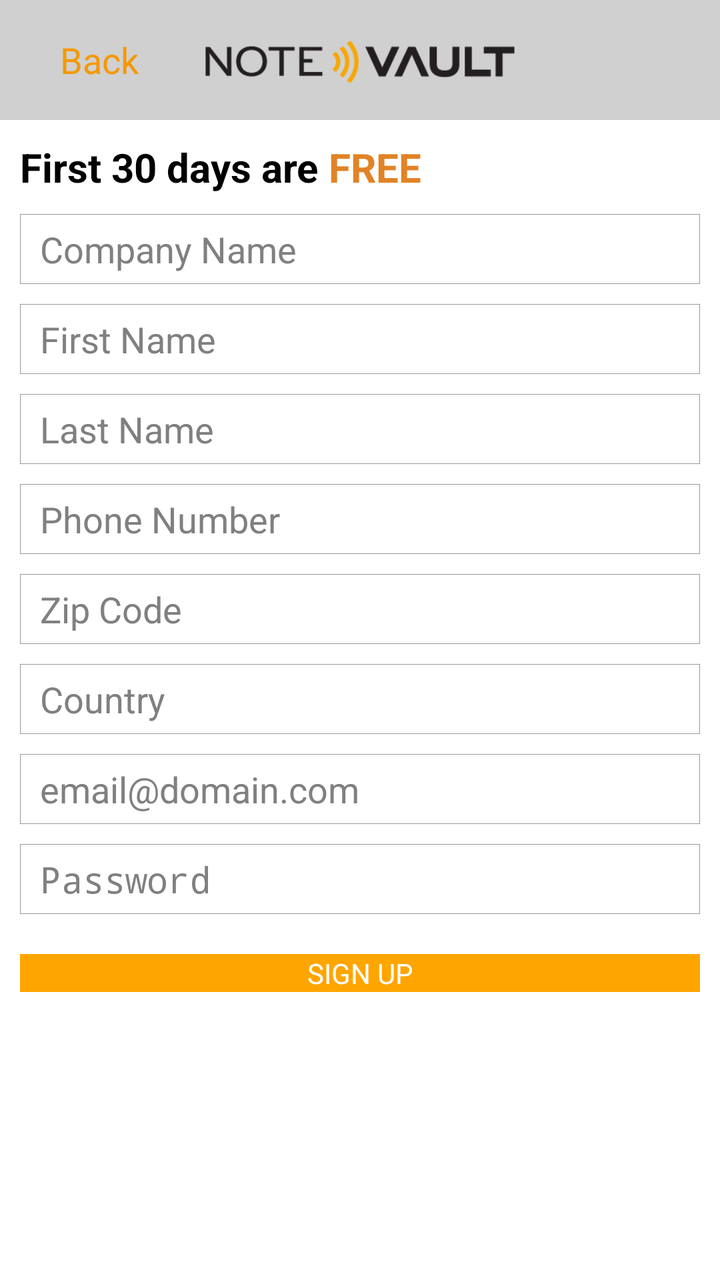
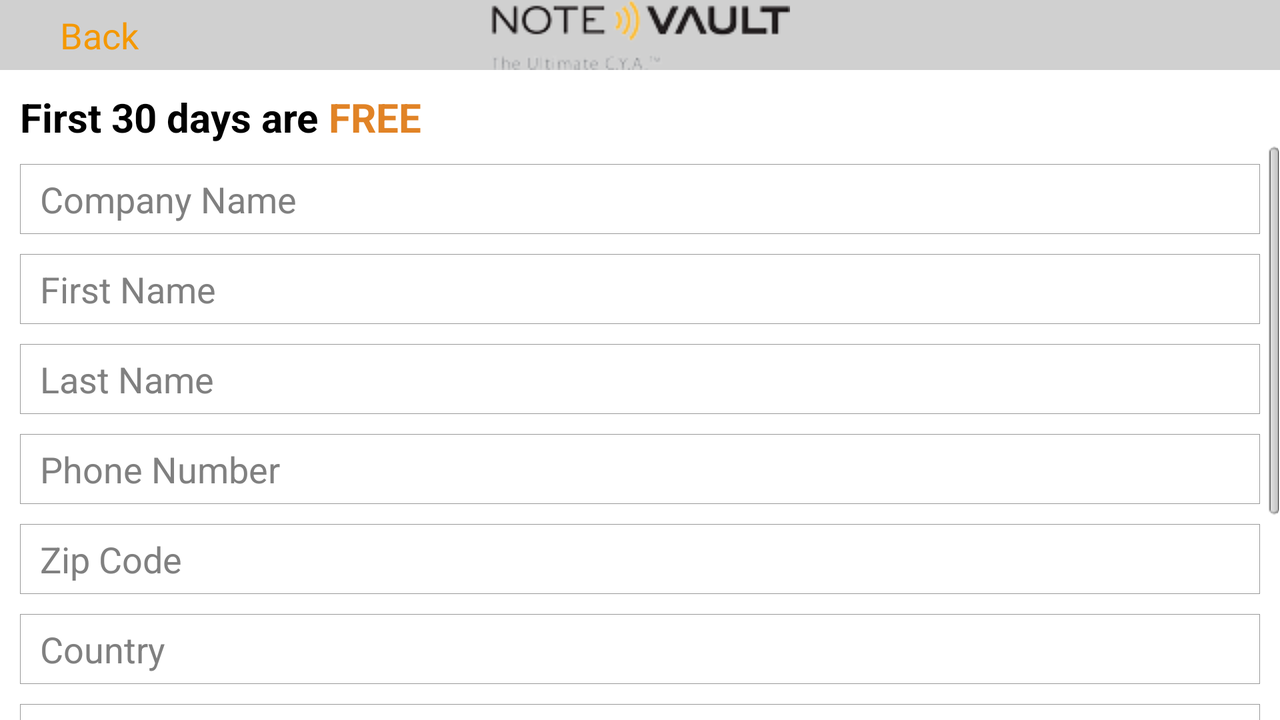

Compare how this app lays out the same screen by default and in its alternative resource folder. The renders come first, then the two layout files and the values they reference.
<!-- AndroidManifest.xml: application theme AppTheme -->
<!-- res/layout/user_registration.xml -->
<?xml version="1.0" encoding="utf-8"?>
<RelativeLayout xmlns:android="http://schemas.android.com/apk/res/android"
    android:layout_width="match_parent"
    android:layout_height="match_parent"
    android:orientation="vertical" >

    <FrameLayout
        android:id="@+id/frameLayout1"
        android:layout_width="fill_parent"
        android:layout_height="wrap_content"
        android:layout_margin="0.0dip"
        android:background="#d0d0d0"
        android:orientation="horizontal"
        android:padding="0.0dip" >

        <ImageView
            android:layout_width="450dp"
            android:layout_height="60dp"
            android:layout_gravity="center"
            android:contentDescription="@null"
            android:gravity="center"
            android:src="@drawable/logob" >
        </ImageView>

       <ImageView
            android:id="@+id/imageView1"
            android:layout_width="wrap_content"
            android:layout_height="wrap_content"
            android:layout_gravity="center|left"
            android:src="@drawable/backimage2"
            android:contentDescription="@null" />
        <TextView
            android:id="@+id/textView1"
            android:layout_width="wrap_content"
            android:layout_height="wrap_content"
            android:layout_gravity="center|left"
            android:paddingLeft="30dp"
            android:text="@string/back_text"
            android:textColor="#f49800" 
            android:textSize="18sp"/>

    </FrameLayout>
    
    <LinearLayout
            android:id="@+id/linearLayout1"
            android:layout_width="fill_parent"
            android:layout_height="wrap_content"
            android:layout_marginLeft="10dp"
            android:layout_marginRight="10dp"
            android:layout_marginTop="10dp"
            android:orientation="horizontal" 
            android:layout_below="@+id/frameLayout1">

            <TextView
                android:id="@+id/textViewa"
                android:layout_width="wrap_content"
                android:layout_height="wrap_content"
                android:text="First 30 days are"
                android:textColor="#000000"
                android:textSize="20sp"
                android:textStyle="bold" />

            <TextView
                android:id="@+id/textView2"
                android:layout_width="wrap_content"
                android:layout_height="wrap_content"
                android:paddingLeft="5dp"
                android:text="FREE"
                android:textColor="#E18326"
                android:textSize="20sp"
                android:textStyle="bold" />
        </LinearLayout>
   <ScrollView
            android:id="@+id/scrollView1"
            android:layout_width="match_parent"
            android:layout_height="wrap_content"
            android:layout_below="@+id/linearLayout1" >      
    
    <LinearLayout
        android:layout_width="match_parent"
        android:layout_height="wrap_content"
        android:layout_below="@+id/scrollView1"
        android:orientation="vertical" 
        android:layout_marginTop="10dp"
        android:layout_marginLeft="10dp"
        android:layout_marginRight="10dp"
        android:layout_marginBottom="10dp">

        <EditText
            android:id="@+id/company_editText1"
            android:layout_width="match_parent"
            android:layout_height="35dp"
            android:background="@drawable/frameborder"
            android:ems="10"
            android:hint="Company Name"
            android:paddingLeft="10dp" 
            android:singleLine="true"
            android:lines="1"
            android:maxLines="1"
            android:scrollHorizontally="true"/>


        <EditText
            android:id="@+id/username_editText2"
            android:layout_width="match_parent"
            android:layout_height="35dp"
            android:layout_marginTop="10dp"
            android:background="@drawable/frameborder"
            android:ems="10"
            android:hint="First Name"
            android:inputType="textPersonName"
            android:paddingLeft="10dp" />

        <EditText
            android:id="@+id/lastname_editText3"
            android:layout_width="match_parent"
            android:layout_height="35dp"
            android:layout_marginTop="10dp"
            android:background="@drawable/frameborder"
            android:ems="10"
            android:hint="Last Name"
            android:inputType="textPersonName"
            android:paddingLeft="10dp" />

        <EditText
            android:id="@+id/phone_editText4"
            android:layout_width="match_parent"
            android:layout_height="35dp"
            android:layout_marginTop="10dp"
            android:background="@drawable/frameborder"
            android:ems="10"
            android:hint="Phone Number"
            android:inputType="phone"
            android:paddingLeft="10dp" />
        <EditText
            android:id="@+id/zip_editText"
            android:layout_width="match_parent"
            android:layout_height="35dp"
            android:layout_marginTop="10dp"
            android:background="@drawable/frameborder"
            android:ems="10"
            android:hint="Zip Code"
            android:inputType="number"
            android:paddingLeft="10dp" />
        <EditText
            android:id="@+id/country_editText"
            android:layout_width="match_parent"
            android:layout_height="35dp"
            android:layout_marginTop="10dp"
            android:background="@drawable/frameborder"
            android:ems="10"
            android:hint="Country"
            android:inputType="text"
            android:paddingLeft="10dp" />

        <EditText
            android:id="@+id/email_editText5"
            android:layout_width="match_parent"
            android:layout_height="35dp"
            android:layout_marginTop="10dp"
            android:background="@drawable/frameborder"
            android:ems="10"
            android:hint="email@domain.com"
            android:inputType="textEmailAddress"
            android:paddingLeft="10dp" />

        <EditText
            android:id="@+id/password_editText6"
            android:layout_width="match_parent"
            android:layout_height="35dp"
            android:layout_marginTop="10dp"
            android:background="@drawable/frameborder"
            android:ems="10"
            android:hint="Password"
            android:inputType="textPassword"
            android:paddingLeft="10dp" />

        
        
        <Button
            android:id="@+id/signup_button1"
            android:layout_width="match_parent"
            android:layout_height="wrap_content"
            android:layout_marginTop="20dp"
            android:background="#FFA500"
            android:gravity="center"
            android:text="SIGN UP"
            android:textColor="#FFFFFF"
            android:onClick="signUp" />
    </LinearLayout>
   </ScrollView>
</RelativeLayout>
<!-- resources referenced by this layout -->
<resources>
  <!-- drawable frameborder (drawable) -->
  <?xml version="1.0" encoding="utf-8"?>
  <shape
    xmlns:android="http://schemas.android.com/apk/res/android"
      android:shape= "rectangle"  >
          <solid android:color="#ffffff" />
          <stroke android:width="0.07dp"  android:color="#999999"/>
      <corners
          android:radius="0dp" >
      </corners>
  </shape>
  <!-- drawable logob: png bitmap (drawable, 7157 bytes) -->
  <string name="back_text">Back</string>
  <style name="AppTheme" parent="AppBaseTheme">
          
      </style>
  <style name="AppBaseTheme" parent="android:Theme.Light">
          
      </style>
</resources>
<!-- res/layout-land/user_registration.xml (the repository's variant of the layout above) -->
<!-- drawn on the phone turned sideways -->
<?xml version="1.0" encoding="utf-8"?>
<RelativeLayout xmlns:android="http://schemas.android.com/apk/res/android"
    android:layout_width="match_parent"
    android:layout_height="match_parent"
    android:orientation="vertical" >

    <FrameLayout
        android:id="@+id/frameLayout1"
        android:layout_width="fill_parent"
        android:layout_height="wrap_content"
        android:layout_margin="0.0dip"
        android:background="#d0d0d0"
        android:orientation="horizontal"
        android:padding="0.0dip" >

        <ImageView
            android:layout_width="150dp"
            android:layout_height="wrap_content"
            android:layout_gravity="center"
            android:contentDescription="@null"
            android:gravity="center"
            android:src="@drawable/notevault_logo_cya_150" >
        </ImageView>

       <ImageView
            android:id="@+id/imageView1"
            android:layout_width="wrap_content"
            android:layout_height="wrap_content"
            android:layout_gravity="center|left"
            android:src="@drawable/backimage2"
            android:contentDescription="@null" />
        <TextView
            android:id="@+id/textView1"
            android:layout_width="wrap_content"
            android:layout_height="wrap_content"
            android:layout_gravity="center|left"
            android:paddingLeft="30dp"
            android:text="@string/back_text"
            android:textColor="#f49800" 
            android:textSize="18sp"/>

    </FrameLayout>
    
    <LinearLayout
            android:id="@+id/linearLayout1"
            android:layout_width="fill_parent"
            android:layout_height="wrap_content"
            android:layout_marginLeft="10dp"
            android:layout_marginRight="10dp"
            android:layout_marginTop="10dp"
            android:orientation="horizontal" 
            android:layout_below="@+id/frameLayout1">

            <TextView
                android:id="@+id/textView2"
                android:layout_width="wrap_content"
                android:layout_height="wrap_content"
                android:text="First 30 days are"
                android:textColor="#000000"
                android:textSize="20sp"
                android:textStyle="bold" />

            <TextView
                android:id="@+id/textView3"
                android:layout_width="wrap_content"
                android:layout_height="wrap_content"
                android:paddingLeft="5dp"
                android:text="FREE"
                android:textColor="#E18326"
                android:textSize="20sp"
                android:textStyle="bold" />
        </LinearLayout>
   <ScrollView
            android:id="@+id/scrollView1"
            android:layout_width="match_parent"
            android:layout_height="wrap_content"
            android:layout_below="@+id/linearLayout1" >      
    
    <LinearLayout
        android:layout_width="match_parent"
        android:layout_height="wrap_content"
        android:layout_below="@+id/scrollView1"
        android:orientation="vertical" 
        android:layout_marginTop="10dp"
        android:layout_marginLeft="10dp"
        android:layout_marginRight="10dp"
        android:layout_marginBottom="10dp">

        <EditText
            android:id="@+id/company_editText1"
            android:layout_width="match_parent"
            android:layout_height="35dp"
            android:background="@drawable/frameborder"
            android:ems="10"
            android:hint="Company Name"
            android:paddingLeft="10dp" 
            android:singleLine="true"
            android:lines="1"
            android:maxLines="1"
            android:scrollHorizontally="true"/>


        <EditText
            android:id="@+id/username_editText2"
            android:layout_width="match_parent"
            android:layout_height="35dp"
            android:layout_marginTop="10dp"
            android:background="@drawable/frameborder"
            android:ems="10"
            android:hint="First Name"
            android:inputType="textPersonName"
            android:paddingLeft="10dp" />

        <EditText
            android:id="@+id/lastname_editText3"
            android:layout_width="match_parent"
            android:layout_height="35dp"
            android:layout_marginTop="10dp"
            android:background="@drawable/frameborder"
            android:ems="10"
            android:hint="Last Name"
            android:inputType="textPersonName"
            android:paddingLeft="10dp" />

        <EditText
            android:id="@+id/phone_editText4"
            android:layout_width="match_parent"
            android:layout_height="35dp"
            android:layout_marginTop="10dp"
            android:background="@drawable/frameborder"
            android:ems="10"
            android:hint="Phone Number"
            android:inputType="phone"
            android:paddingLeft="10dp" />
        <EditText
            android:id="@+id/zip_editText"
            android:layout_width="match_parent"
            android:layout_height="35dp"
            android:layout_marginTop="10dp"
            android:background="@drawable/frameborder"
            android:ems="10"
            android:hint="Zip Code"
            android:inputType="number"
            android:paddingLeft="10dp" />
        <EditText
            android:id="@+id/country_editText"
            android:layout_width="match_parent"
            android:layout_height="35dp"
            android:layout_marginTop="10dp"
            android:background="@drawable/frameborder"
            android:ems="10"
            android:hint="Country"
            android:inputType="text"
            android:paddingLeft="10dp" />

        <EditText
            android:id="@+id/email_editText5"
            android:layout_width="match_parent"
            android:layout_height="35dp"
            android:layout_marginTop="10dp"
            android:background="@drawable/frameborder"
            android:ems="10"
            android:hint="email@domain.com"
            android:inputType="textEmailAddress"
            android:paddingLeft="10dp" />

        <EditText
            android:id="@+id/password_editText6"
            android:layout_width="match_parent"
            android:layout_height="35dp"
            android:layout_marginTop="10dp"
            android:background="@drawable/frameborder"
            android:ems="10"
            android:hint="Password"
            android:inputType="textPassword"
            android:paddingLeft="10dp" />

        <Spinner
            android:id="@+id/spinner1"
            android:layout_width="match_parent"
            android:layout_height="35dp"
            android:paddingLeft="10dp"
            android:layout_marginTop="10dp"
            style="@style/spinner_style" />
        
        <Button
            android:id="@+id/signup_button1"
            android:layout_width="match_parent"
            android:layout_height="wrap_content"
            android:layout_marginTop="20dp"
            android:background="#FFA500"
            android:gravity="center"
            android:text="Sign up"
            android:textColor="#FFFFFF"
            android:onClick="signUp" />
    </LinearLayout>
   </ScrollView>
</RelativeLayout>
<!-- resources referenced by the variant -->
<!-- as the phone turned sideways resolves them -->
<resources>
  <!-- drawable frameborder (drawable) -->
  <?xml version="1.0" encoding="utf-8"?>
  <shape
    xmlns:android="http://schemas.android.com/apk/res/android"
      android:shape= "rectangle"  >
          <solid android:color="#ffffff" />
          <stroke android:width="0.07dp"  android:color="#999999"/>
      <corners
          android:radius="0dp" >
      </corners>
  </shape>
  <!-- drawable notevault_logo_cya_150: png bitmap (drawable, 6143 bytes) -->
  <string name="back_text">Back</string>
  <style name="spinner_style">
          <item name="android:background">@drawable/spinnerstyle</item>
          <item name="android:paddingLeft">8dp</item>
          <item name="android:paddingTop">5dp</item>
          <item name="android:paddingBottom">5dp</item>
     </style>
  <style name="AppTheme" parent="AppBaseTheme">
          
      </style>
  <!-- drawable spinnerstyle (drawable) -->
  <?xml version="1.0" encoding="utf-8"?>
  <selector xmlns:android="http://schemas.android.com/apk/res/android">
  
    <item><layer-list>
           <item><shape>
                  <gradient android:angle="90" android:endColor="#FFA500" android:startColor="#FFA500" android:type="linear" />
   			<padding android:bottom="10dp"/>
              </shape></item> 
          <item ><bitmap android:gravity="right|center_vertical" android:src="@drawable/dropimage" /> 
              
          </item>
        </layer-list></item>
  
   </selector>
  <style name="AppBaseTheme" parent="android:Theme.Light">
          
      </style>
  <!-- drawable dropimage: gif bitmap (drawable, 119 bytes) -->
</resources>
